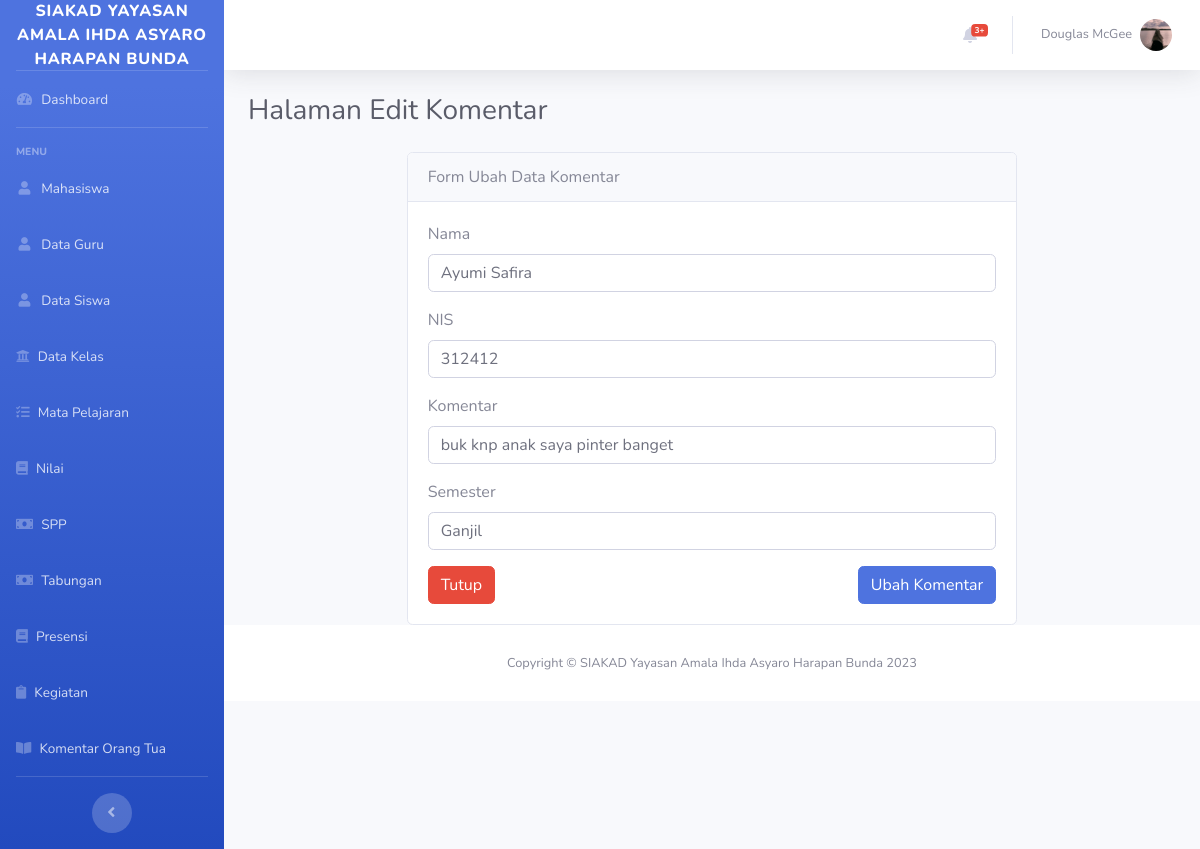
The page /Komentar/edit/1 on the database its author committed.
### tables this page shows
CREATE TABLE `siswa` (
  `nis` int(11) NOT NULL,
  `username` varchar(100) NOT NULL,
  `id_kelas` int(11) NOT NULL,
  `nama` varchar(200) NOT NULL,
  `jenis_kelamin` varchar(100) NOT NULL,
  `agama` varchar(100) NOT NULL,
  `tempat_lahir` varchar(200) NOT NULL,
  `tanggal_lahir` date NOT NULL,
  `alamat` varchar(100) NOT NULL,
  `nama_ayah` varchar(300) NOT NULL,
  `nama_ibu` varchar(300) NOT NULL,
  `no_hp` varchar(100) NOT NULL,
  `foto` varchar(500) NOT NULL
);

CREATE TABLE `komentar` (
  `id_komentar` int(11) NOT NULL,
  `nis` int(11) NOT NULL,
  `komentar` varchar(255) NOT NULL,
  `id_semester` int(11) NOT NULL
);

CREATE TABLE `semester` (
  `id_semester` int(11) NOT NULL,
  `semester` varchar(100) NOT NULL
);

### application/controllers/Komentar.php (called while the page is built, shortened)
<?php
class Komentar extends CI_Controller
{
    public function __construct()
    {
        $this->load->model('Komentar_model');
    }
    function edit($id)
    {
        $data['judul'] = "Halaman Edit Komentar";
        $data['komentar'] = $this->Komentar_model->getById($id);
        $this->load->view("layout/header");
        $this->load->view("komentar/vw_ubah_komentar", $data);
        $this->load->view("layout/footer");
    }
}

### index.php (called while the page is built, shortened)
<?php
require_once BASEPATH.'core/CodeIgniter.php';

### application/models/Komentar_model.php (called while the page is built, shortened)
<?php
class Komentar_model extends CI_Model
{
    public $table = 'komentar, siswa, semester';
    public function getById($id)
    {
        $this->db->from($this->table);
        $this->db->where('id_komentar', $id);
        $query = $this->db->get();
        return $query->row_array();
    }
}

### application/views/komentar/vw_ubah_komentar.php (the view, shortened to what this page needs)
<div class="container-fluid">
    <h1 class="h3 mb-4 text-gray-800"><?php echo $judul; ?> </h1>
    <div class="row justify-content-center">
        <div class="col-md-8">
            <div class="card">
                <div class="card-header justify-content-center">
                    Form Ubah Data Komentar
                </div>
                <div class="card-body">
                    <form action="<?= base_url('Komentar/update'); ?>" method="POST">
                        <div class="form-group">
                            <label for="nama">Nama</label>
                            <input type="text" name="nama" value="<?= $komentar['nama']; ?>" class="form-control" id="nama" placeholder="Nama">
                        </div>
                        <div class="form-group">
                            <label for="nama">NIS</label>
                            <input type="text" name="nis" value="<?= $komentar['nis']; ?>" class="form-control" id="nis" placeholder="NIS">
                        </div>
                        <div class="form-group">
                            <label for="nama">Komentar</label>
                            <input type="text" name="Komentar" value="<?= $komentar['komentar']; ?>" class="form-control" id="komentar" placeholder="Komentar">
                        </div>
                        <div class="form-group">
                            <label for="nama">Semester</label>
                            <input type="text" name="semester"  value="<?= $komentar['semester']; ?>" class="form-control" id="semester" placeholder="Semester">
                        </div>
                        <a href="<?= base_url('Komentar') ?>" class="btn btn-danger">Tutup</a>
                        <button type="submit" name="tambah" class="btn btn-primary float-right">Ubah Komentar</button>
                    </form>
                </div>
            </div>
        </div>
    </div>
</div>

### rows shown on the page
siswa: nama "Ayumi Safira", nis "312412"
komentar: Komentar "buk knp anak saya pinter banget"
semester: semester "Ganjil"

### other values the page prints
$judul "Halaman Edit Komentar"
